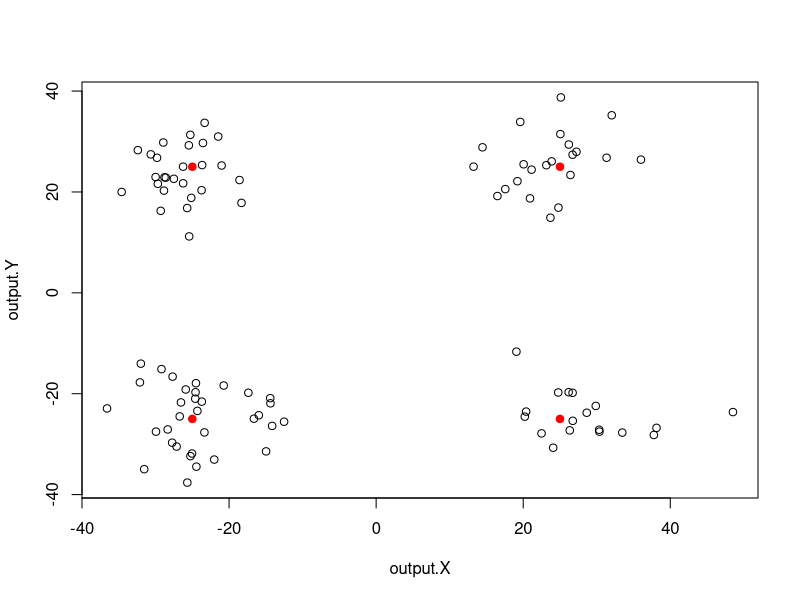
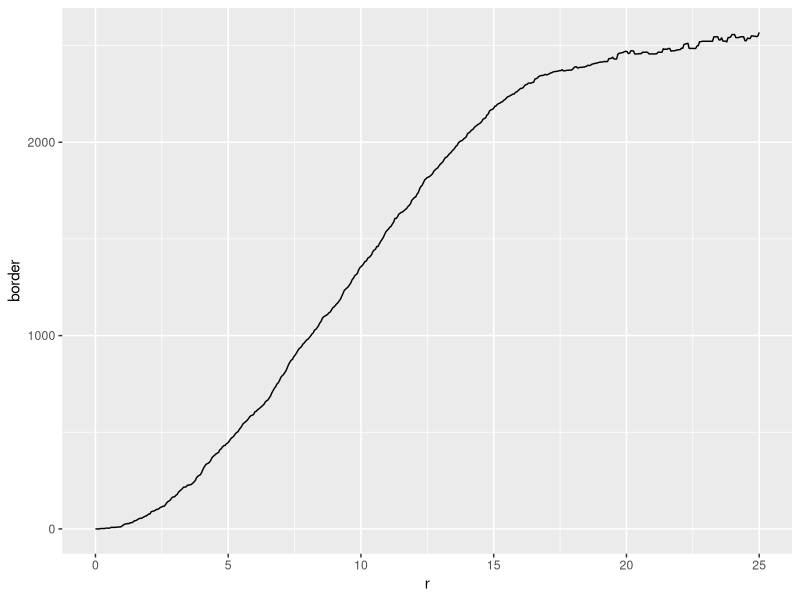

These charts were generated, in order, by the following R code:
#Generate clustered spatial point process

library(spatstat)
library(ggplot2)

#define variables
#variables that control the size and strength of clusters
val.at.center=1
effect.range=10
background=0.001


#CSR plot
val.at.center=1
effect.range=50
background=0.001


#Clustered Process
val.at.center=1
effect.range=15
background=0.001

#variables that control the number of points and spatial dimensions
Pointnum=100
Xmin=-50
Xmax=50
Ymin=-50
Ymax=50

#define the center locations and set up the distance vector
centers=matrix(data=c(-25,-25,25,25,-25,25,-25,25),nrow=4,ncol=2)
dist=matrix(nrow=4,ncol=1)

#define outputs
output.X=matrix(nrow = Pointnum, ncol = 1)
output.Y=matrix(nrow = Pointnum, ncol = 1)

#precalcs - calculate the slope of the clustering effect
slope=(val.at.center-background)/effect.range

#set a counter
outcounter=0

#main for loop
for (i in 1:100000){
  #generate a random candidate point
  x.candidate=runif(1, min=Xmin, max=Xmax)
  y.candidate=runif(1, min=Ymin, max=Ymax)
  
  #calculate the distance between the candidate point and the nearest cluster center
  for (j in 1:4){
  dist[j]=sqrt((x.candidate-centers[j,1])^2+(y.candidate-centers[j,2])^2)
  }
  min.dist=min(dist)
  
  #calculate the probability of retaining the candidate point
  if(min.dist<effect.range){
    prob=val.at.center-slope*min.dist
  }
  else
    prob=background

  #roll the dice to see if you keep the candidate point
  testval=runif(1,min=0,max=1)  
  if (testval<prob){
    outcounter=outcounter+1
    keep=1
    output.X[outcounter]=x.candidate
    output.Y[outcounter]=y.candidate
  }

  #if you've reached your target number of points, break from the for loop
  if(outcounter==Pointnum){
    break
  }
}

#plot the points and the cluster centers
plot(output.X,output.Y)
points(centers,type="p", col="red", pch=21, bg="red")

#create a point pattern object for analysis using the spatstat library
output_ppp = ppp(output.X, output.Y, c(Xmin,Xmax), c(Ymin,Ymax))
#question 2
quadrat.test(output_ppp, nx=2, ny= 2, alternative = "clustered") 
#Question 3

env<-envelope(output_ppp, fun = Kest, rmax=50, nsims= 100)
kdata<-Kest(output_ppp)
ggplot(data= kdata, aes(x=r, y=border))+
    geom_line()
    #geom_ribbon(aes(ymin = (data$obs-data$lo), ymax=(data$obs-data$hi)))
